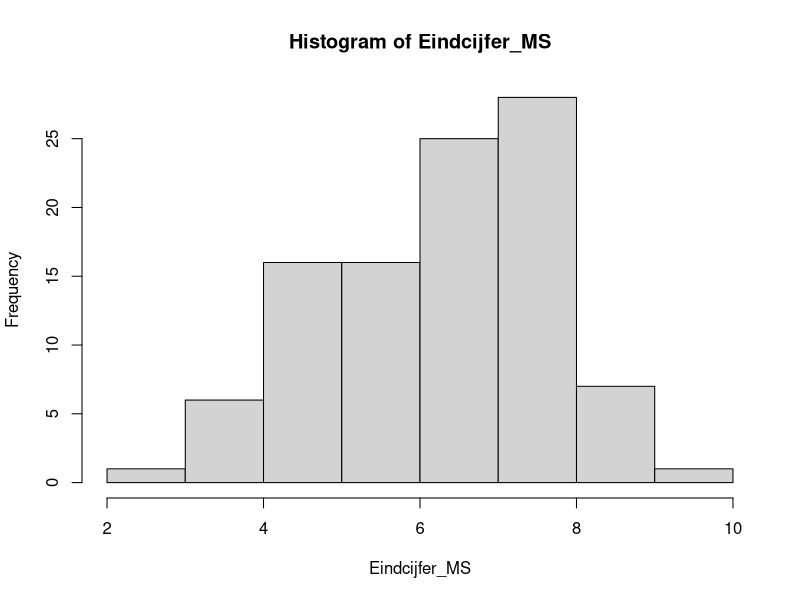

Source code (R):
## +++++++++++++++++++++++++++++++++++++++++++++++++++++++++++++++++++++++++++++
## 28.R  ####
## +++++++++++++++++++++++++++++++++++++++++++++++++++++++++++++++++++++++++++++
## R code voor Student Analytics Vrije Universiteit Amsterdam
## Copyright 2020 VU
## Web Page: http://www.vu.nl
## Contact: Theo Bakker (t.c.bakker@vu.nl)
## Verspreiding buiten de VU: Ja
##
## Doel: Doel
##
## Afhankelijkheden: Afhankelijkheid
##
## Datasets: Datasets
##
## Opmerkingen:
## 1) Geen.
## 2) ___
##
## ++++++++++++++++++++++++++++++++++++++++++++++++++++++++++++++++++++++++++++
## TODO:
## 1) ___.
##
## ++++++++++++++++++++++++++++++++++++++++++++++++++++++++++++++++++++++++++++
## Geschiedenis:
## 17-07-2020: EG: Aanmaak bestand
## ++++++++++++++++++++++++++++++++++++++++++++++++++++++++++++++++++++++++++++

## Toets: multipele lineaire regressie

## Casus
# De docent van het van Methoden & Statistiek van de bachelor Onderwijskunde wil 
# zijn studenten ervan overtuigen dat het nuttig is om naar zijn colleges te 
# komen. Hij wil daarom onderzoeken of er een relatie is tussen het aantal 
# colleges dat studenten volgen en het eindcijfer voor zijn vak. Daarnaast 
# vermoedt hij dat het eindexamencijfer voor wiskunde ook gerelateerd is aan het 
# eindcijfer voor het vak en dat er man-vrouw verschillen zouden kunnen zijn. Op 
# basis van de data van vorig jaar onderzoekt hij of er een relatie is tussen het 
# aantal hoorcolleges dat studenten volgen, waarbij hij rekening houdt met het 
# eindexamencijfer wiskunde en man-vrouw verschillen. Met de resultaten hiervan 
# hoopt hij zijn studenten ervan te overtuigen om de hoorcolleges van het vak 
# bij te wonen.

# seed
set.seed(1234, kind = "Mersenne-Twister", 
         normal.kind = "Inversion",
         sample.kind = "Rejection")

## Simuleer data

# Aantal hoorcolleges: tussen 1 en 10, zwartepunt bij twee keer en acht keer
Aantal_Hoorcolleges <- sample.int(10, 
                                  100, 
                                  replace = TRUE,
                                  prob = c(0.05,
                                           0.1,
                                           0.2,
                                           0.1,
                                           0.05,
                                           0.05,
                                           0.1,
                                           0.2,
                                           0.05,
                                           0.1))

# Geslacht
Geslacht <- c(rep("Man", 
                  40),
              rep("Vrouw", 
                  60))[sample.int(100,100)]
Geslacht_dummy <- rep(1,
                      100)
Geslacht_dummy[Geslacht == "Man"] <- 0

# Eindexamencijfer wiskunde middelbare school
Eindexamencijfer_Wiskunde <- ceiling(2 * rnorm(100,
                                         7,
                                         1))/2
Eindexamencijfer_Wiskunde[Eindexamencijfer_Wiskunde < 5.5] <- 5.5
Eindexamencijfer_Wiskunde[Eindexamencijfer_Wiskunde > 10] <- 10.0

# Maak afhankelijke variabele eindcijfer Methoden & Statistiek
Eindcijfer_MS <- 2 + 0.4 * Aantal_Hoorcolleges + 0 * Geslacht_dummy + 0.25 * Eindexamencijfer_Wiskunde + rnorm(100,0,1)
Eindcijfer_MS <- round(Eindcijfer_MS,
                       1)
Eindcijfer_MS[Eindcijfer_MS > 10] <- 10.0
hist(Eindcijfer_MS)


sum(Eindcijfer_MS > 5.5)

# Maak studentnummer
Studentnummer <- sample(300000:400000,
                            100)

# Maak dataframe
Studenten_Methoden_Statistiek <- data.frame(Studentnummer,
                                            Geslacht,
                                            Eindexamencijfer_Wiskunde,
                                            Aantal_Hoorcolleges,
                                            Eindcijfer_MS)

# lm
#model <- lm(Eindcijfer_MS ~ Geslacht + Eindexamencijfer_Wiskunde + Aantal_Hoorcolleges,
#   Studenten_Methoden_Statistiek)
#summary(model)

# Bootstrap
#library(car)
#Regressiemodel <- lm(Eindcijfer_MS ~ Geslacht + Eindexamencijfer_Wiskunde + Aantal_Hoorcolleges, Studenten_Methoden_Statistiek)
#Bootstrap_resultaat <- Boot(Regressiemodel, R = 10000)
#summary(Bootstrap_resultaat)
#confint(Bootstrap_resultaat, type = "bca")

rm(Studentnummer,
   Geslacht,
   Geslacht_dummy,
   Eindexamencijfer_Wiskunde,
   Aantal_Hoorcolleges,
   Eindcijfer_MS
   )

#vv <- lm(Eindcijfer_MS ~ 1, Studenten_Methoden_Statistiek )
#summary(vv)
